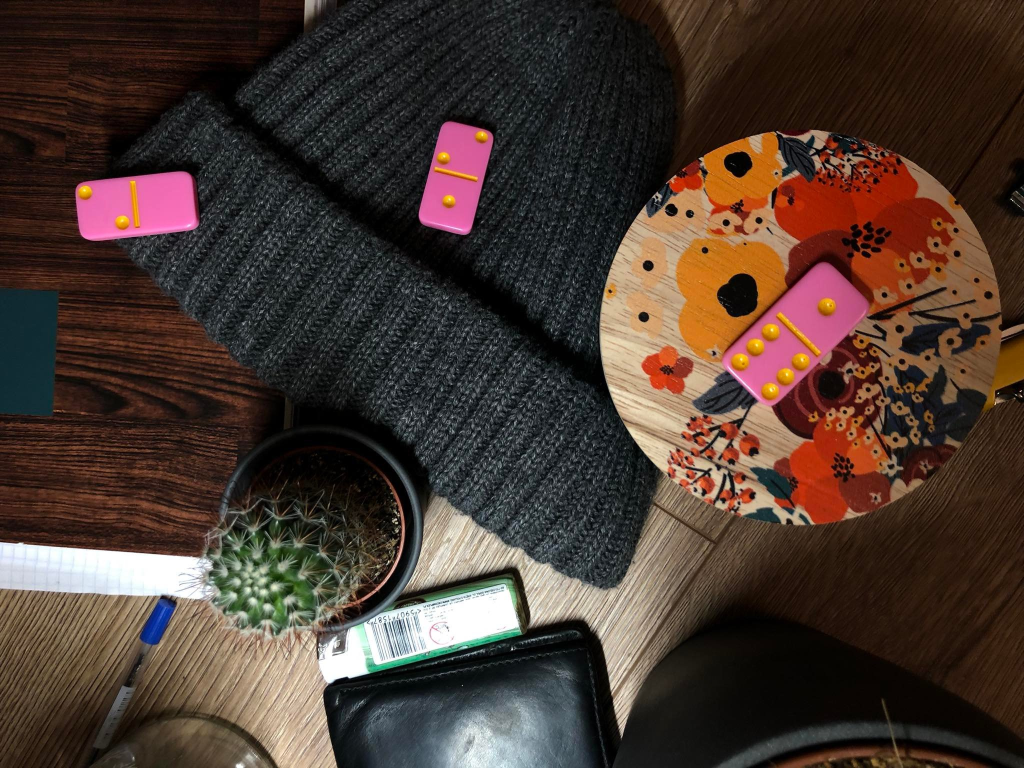
#> input picture example_data/q7.jpg, 2048 x 1536 px, found by its file name (shown at 1/2 size)
$ python domino_detector.py   (older library calls are emulated)
#> lines starting #> are read from the running program, lines starting #| are printed output that depends on the picture; after the words box and inside, x2 and y2 are one past the last pixel; in counts of white or black regions, pixels touching at a corner belong together
import cv2
import numpy as np
import time
from sklearn import cluster

params = cv2.SimpleBlobDetector_Params()

# params.filterByInertia
params.minInertiaRatio = 0.4

# params.filterByConvexity
params.minConvexity = 0.5

# params.filterByArea
params.minArea = 800


detector = cv2.SimpleBlobDetector_create(params)


def get_yellow(frame):
    frame_blurred = cv2.medianBlur(frame, 11)
    frame_hsv = cv2.cvtColor(frame_blurred, cv2.COLOR_BGR2HSV)

    # Setting boundaries of yellow color
    lower_yellow = np.array([10, 100, 100])
    upper_yellow = np.array([40, 255, 255])

    # Extracting yellow from frame
    mask = cv2.inRange(frame_hsv, lower_yellow, upper_yellow)

    # Reversing colors as detector work with black dots
    rev_image = cv2.bitwise_not(mask)

    return rev_image


def get_blobs(frame):
    blobs = detector.detect(frame)

    return blobs


def get_domino_from_blobs(blobs):
    # Get centroids
    tab_with_blobs = []
    for b in blobs:
        pos = b.pt

        if pos != None:
            tab_with_blobs.append(pos)

    tab_with_blobs = np.asarray(tab_with_blobs)

    if len(tab_with_blobs) > 0:
        clustering = cluster.DBSCAN(eps=240, min_samples=0).fit(tab_with_blobs)

        num_domino = max(clustering.labels_) + 1

        domino = []

        for i in range(num_domino):
            x_domino = tab_with_blobs[clustering.labels_ == i]

            centroid_domino = np.mean(x_domino, axis=0)

            domino.append([len(x_domino), *centroid_domino])

        return domino

    else:
        return []


def overlay_info(frame, domino, blobs):
    # Overlay
    for b in blobs:
        pos = b.pt
        r = b.size / 2

        cv2.circle(frame, (int(pos[0]), int(pos[1])),
                   int(r), (255, 255, 0), 2)

    for d in domino:
        textsize = cv2.getTextSize(
            str(d[0]), cv2.FONT_HERSHEY_PLAIN, 3, 2)[0]

        cv2.putText(frame, str(d[0]),
                    (int(d[1] - textsize[0] / 2),
                     int(d[2] + textsize[1] / 2)),
                    cv2.FONT_HERSHEY_PLAIN, 3, (0, 255, 125), 2)


def resize_down(img):
    scale_percent = 30  # percent of original size
    width = int(img.shape[1] * scale_percent / 100)
    height = int(img.shape[0] * scale_percent / 100)
    dim = (width, height)

    # resize image
    resized = cv2.resize(img, dim, interpolation=cv2.INTER_AREA)
    return resized


def photos_check():
    # listOfFiles = ["w10.jpg", "w2.jpg", "w3.jpg", "w4.jpg", "w5.jpg",
    #                   "w6.jpg", "w7.jpg", "w8.jpg", "w9.jpg", "w1.jpg"]
    # listOfFiles = ["b1.jpg", "b2.jpg", "b3.jpg", "b4.jpg", "b5.jpg",
    #                   "b6.jpg", "b7.jpg", "b8.jpg", "b9.jpg", "b10.jpg"]
    # listOfFiles = ["y10.jpg", "y2.jpg", "y3.jpg", "y4.jpg", "y5.jpg",
    #                     y6.jpg", "y7.jpg", "y8.jpg", "y9.jpg", "y1.jpg"]
    list_of_files = ["q7.jpg", "w4.jpg", "b5.jpg", "y8.jpg", "b4.jpg"]

    files = []

    for nameOfFile in list_of_files:
        files.append(cv2.imread(nameOfFile))

    # while(True):
    for img in files:
        yellow_frame = get_yellow(img)
        blobs = get_blobs(yellow_frame)
        domino = get_domino_from_blobs(blobs)
        overlay_info(img, domino, blobs)
        cv2.imshow("Resized image", resize_down(img))

        time.sleep(4)
        res = cv2.waitKey(1)

        # Stop if "q"
        if res & 0xFF == ord('q'):
            break
#> this loop made 1 pass
#> pass 1, in get_yellow, `mask = cv2.inRange(frame_hsv, lower_yellow, upper_yellow)`:
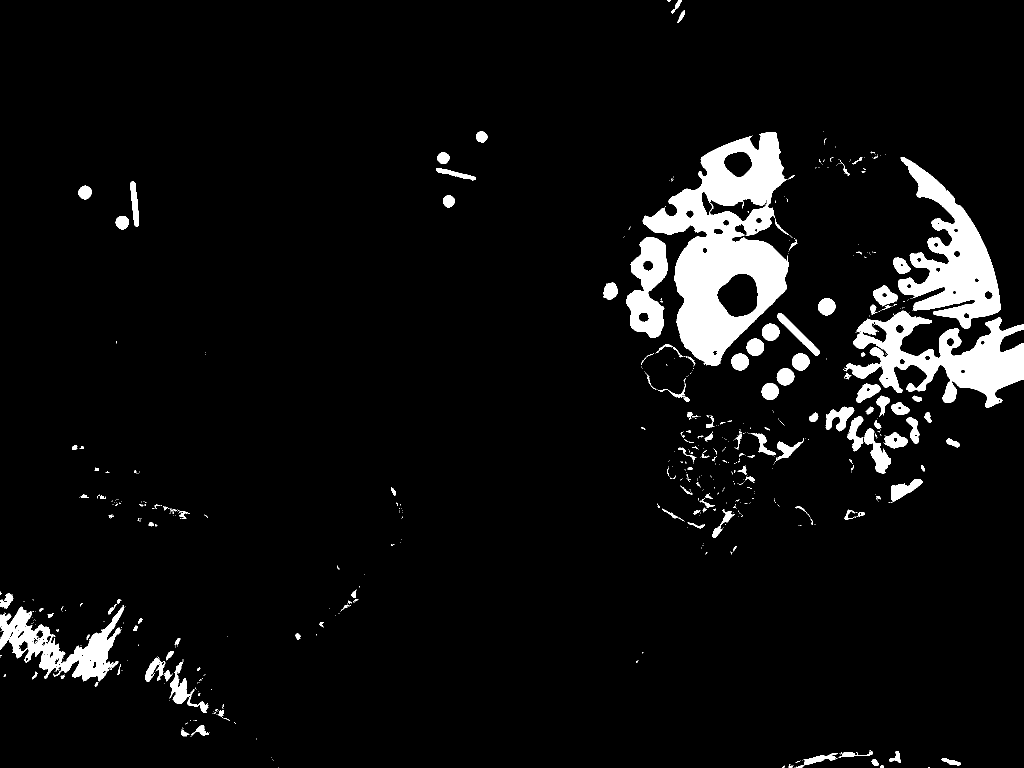
#> mask: shape (1536, 2048) (shown at 1/2 size); 5.9% white; 658 white regions (516 under 20 px), largest, box (x1, y1, x2, y2) and area: (1285, 264, 1577, 731) 63444, (1688, 621, 2048, 816) 29655, (1796, 314, 2001, 657) 28630
#> pass 1, in get_yellow, `rev_image = cv2.bitwise_not(mask)`:
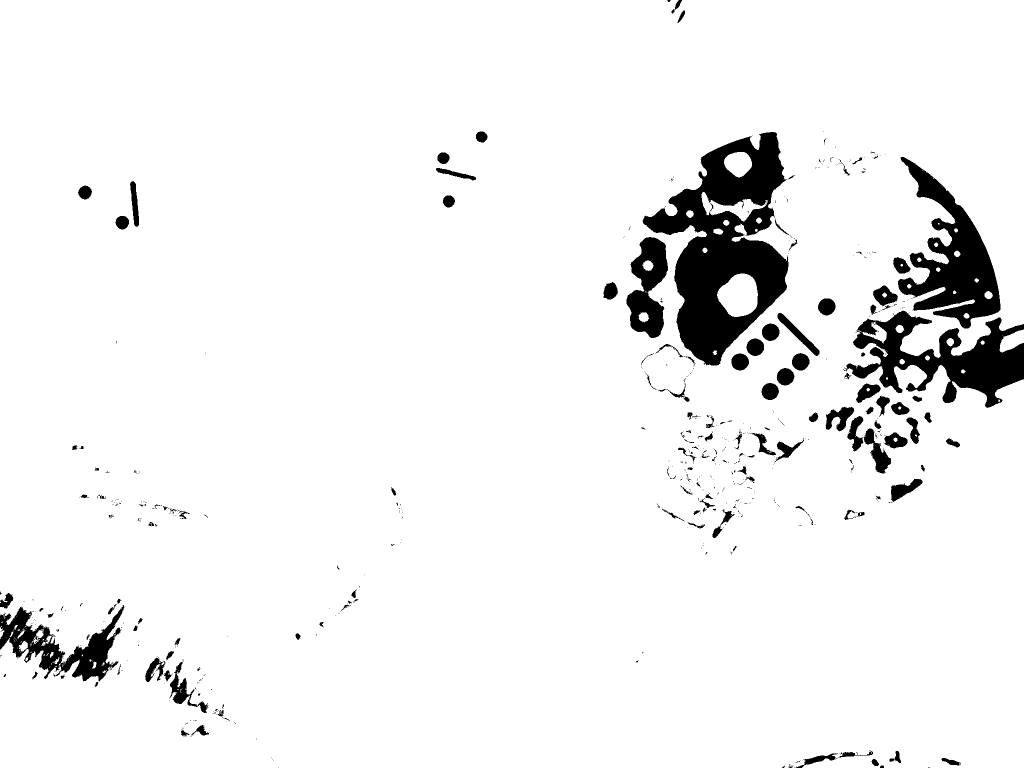
#> rev_image: shape (1536, 2048) (shown at 1/2 size); 94.1% white; 658 black regions (516 under 20 px), largest, box (x1, y1, x2, y2) and area: (1285, 264, 1577, 731) 63444, (1688, 621, 2048, 816) 29655, (1796, 314, 2001, 657) 28630

    cv2.destroyAllWindows()


#> (the run stopped early here; a loop or call above may not have finished)
